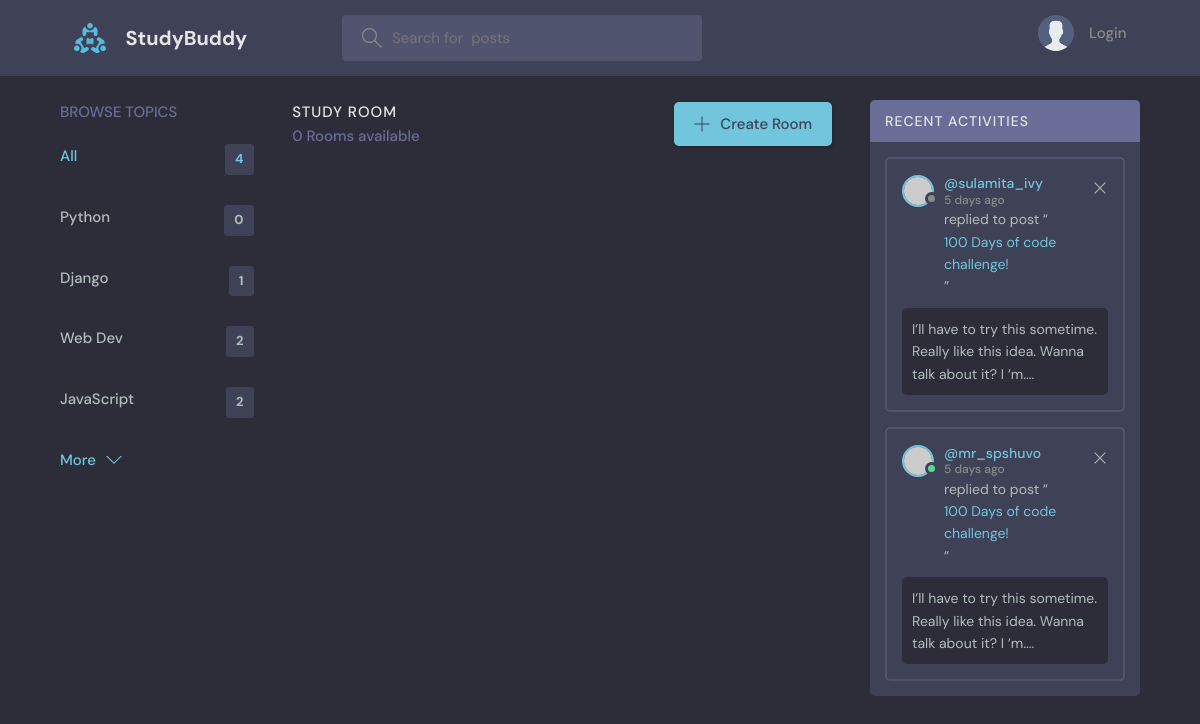
The app's page /?q=Python, older data.
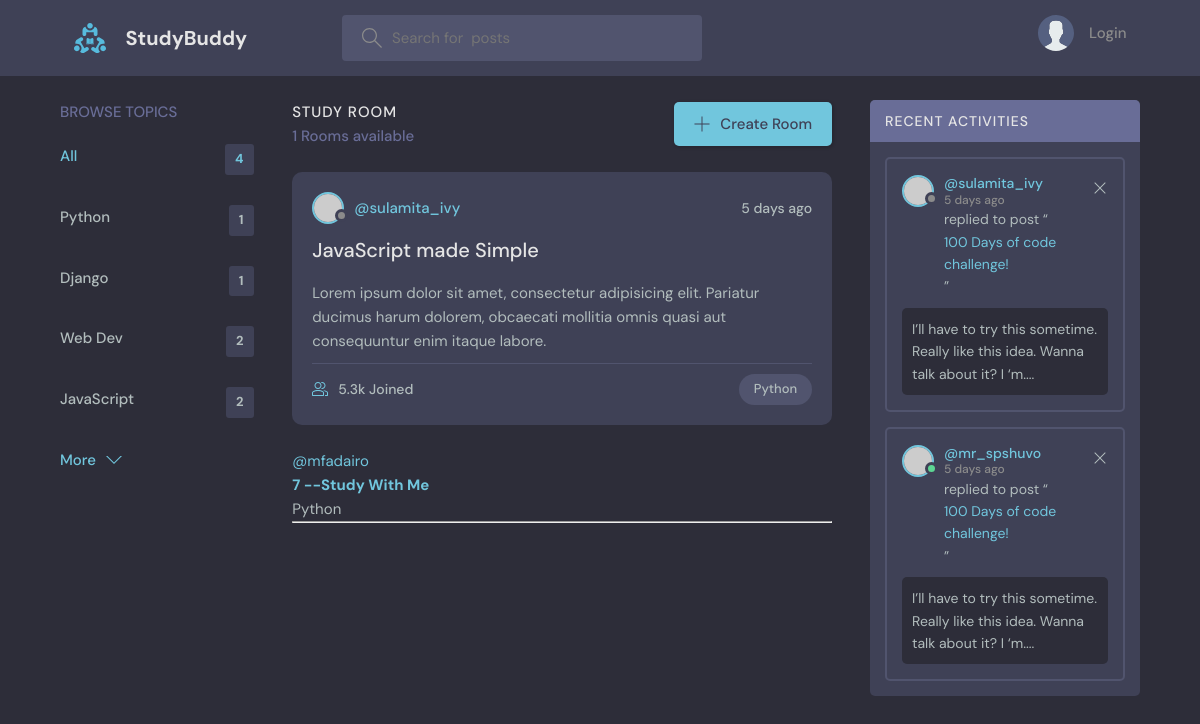
The same page, newer data.
### base/models.py (models this page shows, shortened)
class Topic(models.Model):
    name = models.CharField(max_length=200)

class Room(models.Model):
    host = models.ForeignKey(User, on_delete=models.SET_NULL, null=True)
    topic = models.ForeignKey(Topic, on_delete=models.SET_NULL, null=True)
    name = models.CharField(max_length=200)
    description = models.TextField(null=True, blank=True)
    participants = models.ManyToManyField(User, related_name='participants', blank=True)
    update = models.DateTimeField(auto_now=True)
    created = models.DateTimeField(auto_now_add=True)
    class Meta:
       ordering = ["-update", "-created"]

### base/views.py (the view)
# urls.py: path('', views.home, name="home"),
def home(request):
    q = request.GET.get('q') if request.GET.get('q') != None else ''
    rooms = Room.objects.filter(
        Q(topic__name__icontains=q) |
        Q(name__icontains=q) |
        Q(description__icontains=q)
        )
    topics = Topic.objects.all()
    rooms_count =rooms.count()
    room_messages = Message.objects.filter(Q(room__topic__name__icontains=q))
    context = {'rooms': rooms, 'topics': topics, 'room_count': rooms_count,
               'room_messages': room_messages}
    return render(request, 'base/home.html', context)

### base/templates/base/home.html (shortened to what this page needs)
{% extends 'main.html' %}
{% block content %}
    <main class="layout layout--3">
      <div class="container">
        {% include 'base/topics_component.html' %}
        <div class="roomList">
          <div class="roomList__header">
            <div>
              <h2>Study Room</h2>
              <p>{{room_count}} Rooms available</p>
            </div>
            <a class="btn btn--main" href="create-room.html">
              <svg version="1.1" xmlns="http://www.w3.org/2000/svg" width="32" height="32" viewBox="0 0 32 32">
                <title>add</title>
                <path
                  d="M16.943 0.943h-1.885v14.115h-14.115v1.885h14.115v14.115h1.885v-14.115h14.115v-1.885h-14.115v-14.115z"
                ></path>
              </svg>
              Create Room
            </a>
          </div>
          {% include  'base/feed_component.html' %}
        </div>
        <div class="activities">
          <div class="activities__header">
            <h2>Recent Activities</h2>
          </div>
          <div class="activities__box">
            <div class="activities__boxHeader roomListRoom__header">
              <a href="profile.html" class="roomListRoom__author">
                <div class="avatar avatar--small">
                  <img src="https://randomuser.me/api/portraits/women/11.jpg" />
                </div>
                <p>
                  @sulamita_ivy
                  <span>5 days ago</span>
                </p>
              </a>
              <div class="roomListRoom__actions">
                <a href="#">
                  <svg version="1.1" xmlns="http://www.w3.org/2000/svg" width="32" height="32" viewBox="0 0 32 32">
                    <title>remove</title>
                    <path
                      d="M27.314 6.019l-1.333-1.333-9.98 9.981-9.981-9.981-1.333 1.333 9.981 9.981-9.981 9.98 1.333 1.333 9.981-9.98 9.98 9.98 1.333-1.333-9.98-9.98 9.98-9.981z"
                    ></path>
                  </svg>
                </a>
              </div>
            </div>
            <div class="activities__boxContent">
              <p>replied to post “<a href="room.html">100 Days of code challenge!</a>”</p>
              <div class="activities__boxRoomContent">
                I’ll have to try this sometime. Really like this idea. Wanna talk about it? I ‘m....
              </div>
            </div>
          </div>
          <div class="activities__box">
            <div class="activities__boxHeader roomListRoom__header">
              <a href="profile.html" class="roomListRoom__author">
                <div class="avatar avatar--small active">
                  <img src="https://randomuser.me/api/portraits/men/13.jpg" />
                </div>
                <p>
                  @mr_spshuvo
                  <span>5 days ago</span>
                </p>
              </a>
              <div class="roomListRoom__actions">
                <a href="#">
                  <svg version="1.1" xmlns="http://www.w3.org/2000/svg" width="32" height="32" viewBox="0 0 32 32">
                    <title>remove</title>
                    <path
                      d="M27.314 6.019l-1.333-1.333-9.98 9.981-9.981-9.981-1.333 1.333 9.981 9.981-9.981 9.98 1.333 1.333 9.981-9.98 9.98 9.98 1.333-1.333-9.98-9.98 9.98-9.981z"
                    ></path>
                  </svg>
                </a>
              </div>
            </div>
            <div class="activities__boxContent">
              <p>replied to post “<a href="room.html">100 Days of code challenge!</a>”</p>
              <div class="activities__boxRoomContent">
                I’ll have to try this sometime. Really like this idea. Wanna talk about it? I ‘m....
              </div>
            </div>
          </div>
        </div>
      </div>
    </main>
{% endblock %}

### base/templates/base/topics_component.html
<div class="topics">
    <div class="topics__header">
      <h2>Browse Topics</h2>
    </div>
    <ul class="topics__list">
      <li>
        <a href="{% url 'home' %}" class="active">All <span>{{topics.count}}</span></a>
      </li>
      {% for topic in topics %}
      <li>
        <a href="{% url 'home' %}?q={{topic.name}}">{{topic.name}} <span>{{topic.room_set.all.count}}</span></a>
      </li>
      {% endfor %}
    </ul>
    <a class="btn btn--link" href="topics.html">
      More
      <svg version="1.1" xmlns="http://www.w3.org/2000/svg" width="32" height="32" viewBox="0 0 32 32">
        <title>chevron-down</title>
        <path d="M16 21l-13-13h-3l16 16 16-16h-3l-13 13z"></path>
      </svg>
    </a>
  </div>

### base/templates/base/feed_component.html (shortened to what this page needs)
{% for room in rooms %}
<div class="roomListRoom">
    <div class="roomListRoom__header">
      <a href="profile.html" class="roomListRoom__author">
        <div class="avatar avatar--small">
          <img src="https://randomuser.me/api/portraits/women/11.jpg" />
        </div>
        <span>@sulamita_ivy</span>
      </a>
      <div class="roomListRoom__actions">
        <span>5 days ago</span>
      </div>
    </div>
    <div class="roomListRoom__content">
      <a href="room.html">JavaScript made Simple</a>
      <p>
        Lorem ipsum dolor sit amet, consectetur adipisicing elit. Pariatur ducimus harum dolorem, obcaecati
        mollitia omnis quasi aut consequuntur enim itaque labore.
      </p>
    </div>
    <div class="roomListRoom__meta">
      <a href="room.html" class="roomListRoom__joined">
        5.3k Joined
      </a>
      <p class="roomListRoom__topic">Python</p>
    </div>
  </div>
{% endfor %}
    {% for room in rooms %}
        <div>
            <a href="{% url 'user-profile' room.host.id %}">@{{room.host.username}}</a>
            <a><h5>{{room.id}} -- <a href="{% url 'room' room.id %}">{{room.name}}</a></h5>
            <small>{{room.topic.name}}</small>
            <hr>
        </div>
    {% endfor %}

Row changes from the older to the newer data that the page shows:
computed for Topic "Python": room_set.all.count "0" → "1"
added Room: host.username "mfadairo", id "7", name "Study With Me", topic.name "Python"
Text that changed along with them:
{{ room_count }}: "0" → "1"
